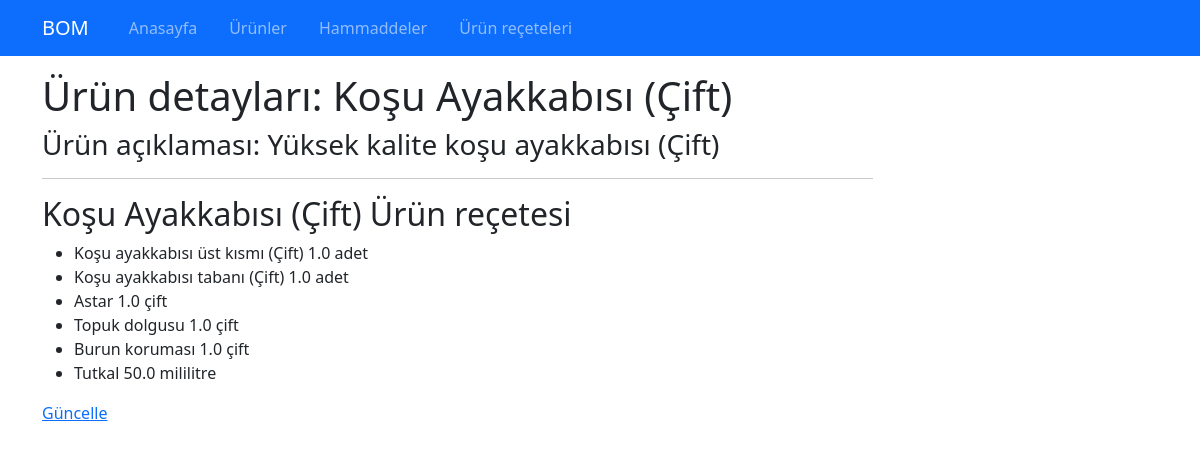
The app's page /boms/RS001 with its own data.
### bom/models.py (models this page shows, shortened)
class Product(models.Model):
    name = models.CharField(max_length=100, unique=True)
    description = models.TextField(blank=True, null=True)
    sku = models.CharField(max_length=50, unique=True)
    def __str__(self):
        return self.name

class BillOfMaterials(models.Model):
    final_product = models.ForeignKey(Product, on_delete=models.CASCADE, related_name='bom')
    raw_material = models.ForeignKey(RawMaterial, null=True, blank=True, on_delete=models.CASCADE, related_name='bom_items')
    semi_finished_product = models.ForeignKey(Product, null=True, blank=True, on_delete=models.CASCADE, related_name='bom_items')
    quantity = models.FloatField()

class RawMaterial(models.Model):
    name = models.CharField(max_length=100, unique=True)
    description = models.TextField(blank=True, null=True)
    unit = models.CharField(max_length=20)
    slug = models.SlugField(null=False,unique=True, db_index=True, blank=True, editable=False)

### bom/views.py (the view)
# urls.py: path("boms/<str:product_sku>", views.bom_detail, name="bom_detail"),
def bom_detail(request, product_sku):
    product = get_object_or_404(Product, sku=product_sku)
    bom_items = BillOfMaterials.objects.filter(final_product=product)
    context = {
        "product": product,
        "bom_items": bom_items,
    }
    return render(request, "bom/bom_details.html", context)

### bom/templates/bom/bom_details.html (shortened to what this page needs)
{% extends "base.html" %}
{% block content %}
<div class="container mt-3">
    <div class="row">
        <div class="col-9">
            <h1>Ürün detayları: {{product.name}}</h1>
            <h3>Ürün açıklaması: {{product.description}}</h3>
            <hr>
            <h2>{{product}} Ürün reçetesi</h2>
            <ul>
                {% for item in bom_items %}
                    {%if item.raw_material%}
                        <li>{{ item.raw_material.name }} {{ item.quantity }} {{ item.raw_material.unit }}</li>
                    {%elif item.semi_finished_product%}
                        <li>{{ item.semi_finished_product.name }} {{ item.quantity }} adet</li>
                    {%endif%}
                {% endfor %}
            </ul>
            <a href="{% url 'update_bom' product.sku %}">Güncelle</a>
        </div>
    </div>
</div>
{% endblock %}

### records on screen
Product: name "Koşu Ayakkabısı (Çift)", description "Yüksek kalite koşu ayakkabısı (Çift)"
BillOfMaterials: semi_finished_product.name "Koşu ayakkabısı üst kısmı (Çift)", quantity "1.0"
BillOfMaterials: semi_finished_product.name "Koşu ayakkabısı tabanı (Çift)", quantity "1.0"
BillOfMaterials: raw_material.name "Astar", quantity "1.0", raw_material.unit "çift"
BillOfMaterials: raw_material.name "Topuk dolgusu", quantity "1.0", raw_material.unit "çift"
BillOfMaterials: raw_material.name "Burun koruması", quantity "1.0", raw_material.unit "çift"
BillOfMaterials: raw_material.name "Tutkal", quantity "50.0", raw_material.unit "mililitre"
